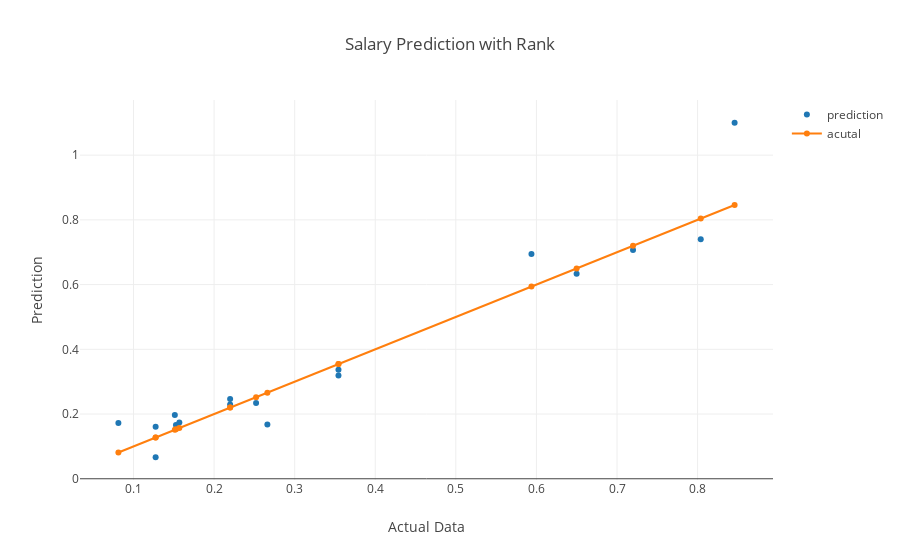

Write notebook code for a chart like this one.
### Code cell
salary_rank_pred = lr.predict(rank_test_feature)
rank_test_outcomes['pred'] = salary_rank_pred
rank_test_outcomes = rank_test_outcomes.sort_values(by=['Mid-Career Median Salary'])
rank_prediction_trace_list = []
rank_prediction_trace_list.append(go.Scatter(x=rank_test_outcomes['Mid-Career Median Salary'], y=rank_test_outcomes['pred'], mode = 'markers', name='prediction'))
rank_prediction_trace_list.append(go.Scatter(x=rank_test_outcomes['Mid-Career Median Salary'], y=rank_test_outcomes['Mid-Career Median Salary'], name='acutal'))
layout = go.Layout(
    title='Salary Prediction with Rank',
    xaxis = dict(title = 'Actual Data'),
    yaxis = dict(title = 'Prediction'),
#     mode = 'markers'
)
fig = go.Figure(data=rank_prediction_trace_list, layout=layout)
py.offline.iplot(fig)

### Figure 1 — Plotly figure (JSON) as saved in the notebook; plotly's stock layout.template omitted (floating-point values rounded to 4 significant figures)
{"data": [{"mode": "markers", "name": "prediction", "type": "scatter", "uid": "18c0a2da-c27a-43a0-bb69-3e2231d1a345", "x": [0.08123, 0.1275, 0.1275, 0.1513, 0.1527, 0.1569, 0.2199, 0.2199, 0.2521, 0.2661, 0.3543, 0.3543, 0.5938, 0.6499, 0.7199, 0.8039, 0.8459], "y": [0.1722, 0.1605, 0.06646, 0.1973, 0.1659, 0.1742, 0.2293, 0.2468, 0.2344, 0.1676, 0.3194, 0.3369, 0.6946, 0.6333, 0.7068, 0.7399, 1.1]}, {"name": "acutal", "type": "scatter", "uid": "b7e419e9-82c4-430c-8f0b-de06480c268a", "x": [0.08123, 0.1275, 0.1275, 0.1513, 0.1527, 0.1569, 0.2199, 0.2199, 0.2521, 0.2661, 0.3543, 0.3543, 0.5938, 0.6499, 0.7199, 0.8039, 0.8459], "y": [0.08123, 0.1275, 0.1275, 0.1513, 0.1527, 0.1569, 0.2199, 0.2199, 0.2521, 0.2661, 0.3543, 0.3543, 0.5938, 0.6499, 0.7199, 0.8039, 0.8459]}], "layout": {"title": "Salary Prediction with Rank", "xaxis": {"title": "Actual Data"}, "yaxis": {"title": "Prediction"}}}
